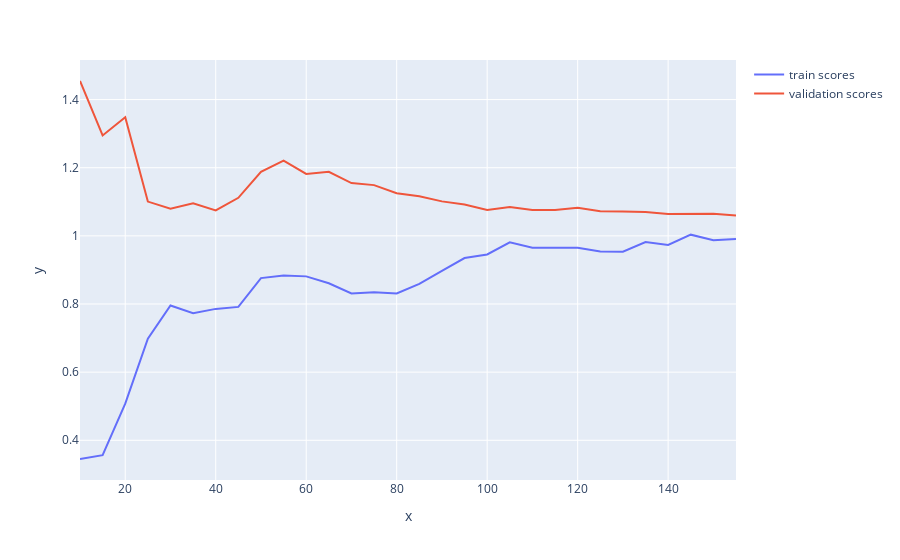

Here is the notebook cell this chart was saved with:
### Code cell
plot_learning_curve(features_cube , y_poly_2d , train_sizes)

### Figure 1 — Plotly figure (JSON) as saved in the notebook; plotly's stock layout.template omitted (floating-point values rounded to 4 significant figures)
{"data": [{"hovertemplate": "x=%{x}<br>y=%{y}<extra></extra>", "legendgroup": "", "line": {"color": "#636efa", "dash": "solid"}, "marker": {"symbol": "circle"}, "mode": "lines", "name": "train scores", "orientation": "v", "showlegend": true, "type": "scatter", "x": [10, 15, 20, 25, 30, 35, 40, 45, 50, 55, 60, 65, 70, 75, 80, 85, 90, 95, 100, 105, 110, 115, 120, 125, 130, 135, 140, 145, 150, 155], "xaxis": "x", "y": [0.3451, 0.3564, 0.5075, 0.6983, 0.7956, 0.7728, 0.7857, 0.7915, 0.8761, 0.8836, 0.8811, 0.8609, 0.8307, 0.8344, 0.8308, 0.8593, 0.8974, 0.935, 0.9454, 0.9808, 0.9655, 0.9652, 0.9653, 0.9544, 0.9534, 0.982, 0.9731, 1.003, 0.987, 0.9911], "yaxis": "y"}, {"mode": "lines", "name": "validation scores", "type": "scatter", "x": [10, 15, 20, 25, 30, 35, 40, 45, 50, 55, 60, 65, 70, 75, 80, 85, 90, 95, 100, 105, 110, 115, 120, 125, 130, 135, 140, 145, 150, 155], "y": [1.455, 1.295, 1.348, 1.101, 1.08, 1.096, 1.075, 1.112, 1.188, 1.221, 1.182, 1.188, 1.155, 1.149, 1.125, 1.116, 1.101, 1.092, 1.076, 1.085, 1.076, 1.076, 1.082, 1.072, 1.071, 1.07, 1.064, 1.064, 1.065, 1.06]}], "layout": {"legend": {"tracegroupgap": 0}, "margin": {"t": 60}, "xaxis": {"anchor": "y", "domain": [0, 1], "title": {"text": "x"}}, "yaxis": {"anchor": "x", "domain": [0, 1], "title": {"text": "y"}}}}
